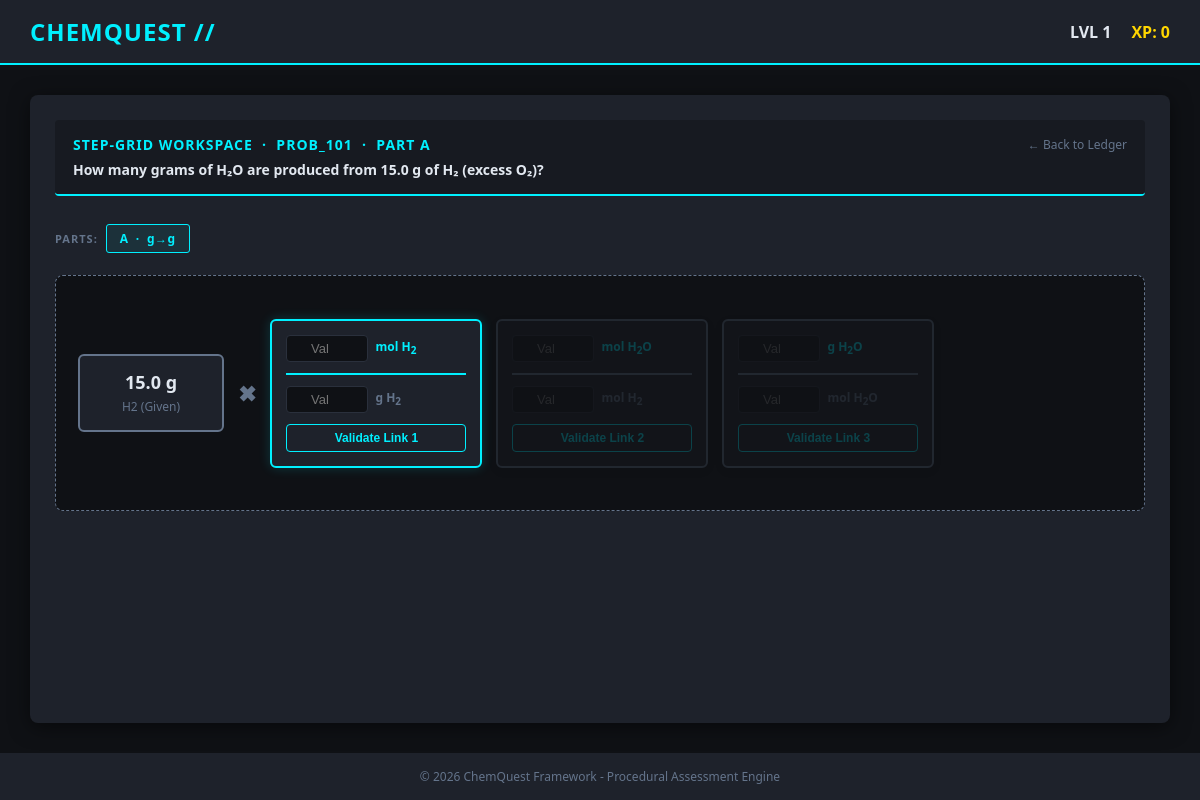
Page /workspace/10/a/ on the committed database.
### core_app/models.py (models this page shows, shortened)
class StoichiometryProblem(models.Model):
    problem_id   = models.CharField(max_length=50, unique=True)
    title        = models.CharField(max_length=200)               # short label
    prompt       = models.TextField()                             # full word-problem text
    reactants_str = models.CharField(max_length=200)
    products_str  = models.CharField(max_length=200)
    correct_coefficients = models.CharField(max_length=50)
    is_limiting_problem = models.BooleanField(default=False)
    def parse_side(self, side_str):
        result = []
        for token in side_str.split(','):
            coeff_str, formula = token.strip().split(':')
            result.append({'coeff': int(coeff_str), 'formula': formula.strip()})
        return result
    @property
    def reactants(self):
        return self.parse_side(self.reactants_str)
    @property
    def products(self):
        return self.parse_side(self.products_str)

class ProblemPart(models.Model):
    problem      = models.ForeignKey(StoichiometryProblem, on_delete=models.CASCADE,
                                     related_name='parts')
    part_label   = models.CharField(max_length=5)    # "a", "b", "c", "d"
    part_prompt  = models.TextField()                # "If 3.4 moles of SO2…"
    given_substance  = models.ForeignKey(Substance, on_delete=models.PROTECT,
                                         related_name='given_parts')
    given_quantity   = models.DecimalField(max_digits=12, decimal_places=4)
    given_unit       = models.CharField(max_length=10, default='g')   # 'g' or 'mol'
    target_substance = models.ForeignKey(Substance, on_delete=models.PROTECT,
                                         related_name='target_parts')
    target_unit      = models.CharField(max_length=10, default='g')   # 'g' or 'mol'
    conversion_type  = models.CharField(max_length=20, choices=CONVERSION_CHOICES,
                                        default=CONVERSION_G_TO_G)
    correct_answer   = models.DecimalField(max_digits=14, decimal_places=4)
    is_limiting_part = models.BooleanField(default=False)
    limiting_given_quantities = models.JSONField(default=dict, blank=True)
    order = models.PositiveSmallIntegerField(default=0)
    class Meta:
        ordering = ['order']
        unique_together = [('problem', 'part_label')]
    @property
    def node_count(self):
        return NODE_COUNT[self.conversion_type]
    def expected_nodes(self):
        problem = self.problem
        gf = self.given_substance.formula
        tf = self.target_substance.formula
        mm_given  = float(self.given_substance.molar_mass)
        mm_target = float(self.target_substance.molar_mass)
        coeff_given  = _get_coeff(problem, gf)
        coeff_target = _get_coeff(problem, tf)
        ct = self.conversion_type
        nodes = []
        if ct == CONVERSION_G_TO_G:
            nodes = [
                _node(1,          f'mol_{gf}',  mm_given,  f'g_{gf}'),
                _node(coeff_target, f'mol_{tf}', coeff_given, f'mol_{gf}'),
                _node(mm_target,  f'g_{tf}',    1,         f'mol_{tf}'),
            ]
        elif ct == CONVERSION_MOL_TO_G:
            nodes = [
                _node(coeff_target, f'mol_{tf}', coeff_given, f'mol_{gf}'),
                _node(mm_target,  f'g_{tf}',    1,         f'mol_{tf}'),
            ]
        elif ct == CONVERSION_G_TO_MOL:
            nodes = [
                _node(1,          f'mol_{gf}',  mm_given,  f'g_{gf}'),
                _node(coeff_target, f'mol_{tf}', coeff_given, f'mol_{gf}'),
            ]
        elif ct == CONVERSION_MOL_TO_MOL:
            nodes = [
                _node(coeff_target, f'mol_{tf}', coeff_given, f'mol_{gf}'),
            ]
        return nodes

class Substance(models.Model):
    formula      = models.CharField(max_length=30, unique=True)   # e.g. "SO2"
    display_name = models.CharField(max_length=80)                # e.g. "Sulfur Dioxide"
    molar_mass   = models.DecimalField(max_digits=10, decimal_places=4)  # g/mol

### core_app/views.py (the view)
# urls.py: path('workspace/<str:prob_id>/<str:part_label>/', views.step_grid_workspace, name='step_grid_workspace'),
def step_grid_workspace(request, prob_id, part_label='a'):
    problem = _get_problem_or_first(prob_id)
    if not problem:
        return render(request, 'no_problems.html')
    part = get_object_or_404(ProblemPart, problem=problem, part_label=part_label)
    context = {
        'problem_id':    problem.problem_id,
        'problem_title': problem.title,
        'prompt':        problem.prompt,
        **_part_context(part),
        **_navigation_context(problem, part),
        'user_lvl': 1,
        'user_xp':  370,
    }
    return render(request, 'module2_workspace.html', context)

### core_app/models.py (called while the page is built)
def _get_coeff(problem, formula):
    for entry in problem.reactants + problem.products:
        if entry['formula'] == formula:
            return entry['coeff']
    raise ValueError(f"Formula '{formula}' not found in problem {problem.problem_id}")

def _node(num_val, num_unit, den_val, den_unit):
    return {
        'num_value': round(float(num_val), 4),
        'num_unit':  num_unit,
        'den_value': round(float(den_val), 4),
        'den_unit':  den_unit,
    }

### core_app/views.py (called while the page is built)
def _all_problems():
    return StoichiometryProblem.objects.prefetch_related('parts').order_by('problem_id')

def _get_problem_or_first(prob_id):
    try:
        return StoichiometryProblem.objects.get(problem_id=prob_id)
    except StoichiometryProblem.DoesNotExist:
        return StoichiometryProblem.objects.order_by('problem_id').first()

### templates/module2_workspace.html (shortened to what this page needs)
{% extends 'base.html' %}
{% block content %}
<div class="grid-info-header">
    <div style="display:flex; justify-content:space-between; align-items:center; flex-wrap:wrap; gap:8px;">
        <span style="color:var(--cyber-teal); font-weight:bold; letter-spacing:1px;">
            STEP-GRID WORKSPACE &nbsp;·&nbsp; {{ problem_id }} &nbsp;·&nbsp; PART {{ part_label|upper }}
        </span>
        <a href="{% url 'preparation_ledger' problem_id %}"
           style="color:var(--text-muted); font-size:12px; text-decoration:none;">
            ← Back to Ledger
        </a>
    </div>
    <p style="margin:6px 0 0 0; color:var(--text-light);">
        <strong>{{ part_prompt }}</strong>
    </p>
</div>
<div class="part-strip">
    <span style="font-size:11px; color:var(--text-muted); font-weight:bold; letter-spacing:1px;">PARTS:</span>
    {% for p in all_parts %}
    <span class="part-pill {% if p.part_label == part_label %}active-pill{% endif %}">
        {{ p.part_label|upper }}
        &nbsp;·&nbsp;
        {% if p.conversion_type == 'mol_to_mol' %}mol→mol
        {% elif p.conversion_type == 'mol_to_g' %}mol→g
        {% elif p.conversion_type == 'g_to_mol' %}g→mol
        {% else %}g→g{% endif %}
    </span>
    {% endfor %}
</div>
<div class="bridge-builder-chasm" id="chainCanvas">
    <div class="starting-node">
        <span style="font-size:18px; font-weight:bold; display:block;">
            {{ given_quantity }}
            {% if given_unit == 'g' %}g{% else %}mol{% endif %}
        </span>
        <span style="color:var(--text-muted); font-size:12px;">{{ given_formula }} (Given)</span>
    </div>
</div>
{% endblock content %}

### templates/base.html (style rules this page uses)
:root { --bg-dark: #0F1115; --bg-slate: #1E222B; --cyber-teal: #00F0FF; --combo-green: #00E676; --coral-red: #FF3D00; --constant-gold: #FFD600; --text-light: #E2E8F0; --text-muted: #64748B; }
body { background-color: var(--bg-dark); color: var(--text-light); font-family: 'Segoe UI', Tahoma, Geneva, Verdana, sans-serif; margin: 0; padding: 0; display: flex; flex-direction: column; min-height: 100vh; }

### templates/module2_workspace.html (style rules this page uses)
.grid-info-header { background: #171A21; border-bottom: 2px solid var(--cyber-teal); padding: 15px 18px; margin-bottom: 28px; border-radius: 4px; font-size: 14px; }
.part-strip { display: flex; gap: 8px; flex-wrap: wrap; margin-bottom: 22px; align-items: center; }
.part-pill { font-size: 12px; font-weight: bold; padding: 5px 13px; border-radius: 3px; border: 1px solid #2A303C; color: var(--text-muted); background: var(--bg-dark); letter-spacing: 0.5px; cursor: default; }
.part-pill.active-pill { border-color: var(--cyber-teal); color: var(--cyber-teal); background: rgba(0,240,255,0.07); }
.bridge-builder-chasm { display: flex; align-items: center; gap: 14px; overflow-x: auto; padding: 22px; background: var(--bg-dark); border: 1px dashed var(--text-muted); border-radius: 8px; margin-bottom: 36px; min-height: 190px; }
.starting-node, .terminal-yield-node { background: var(--bg-slate); border: 2px solid var(--text-muted); padding: 14px 16px; border-radius: 6px; text-align: center; min-width: 110px; flex-shrink: 0; }

### rows in the picture
StoichiometryProblem: problem "PROB_101"
ProblemPart: part_prompt "How many grams of H₂O are produced from 15.0 g of H₂ (excess O₂)?", part_label "A", conversion_type "g→g"
Substance: formula "H2"

### other values in the picture
{{ part_label|upper }} "A"
{{ given_quantity }} "15.0"
